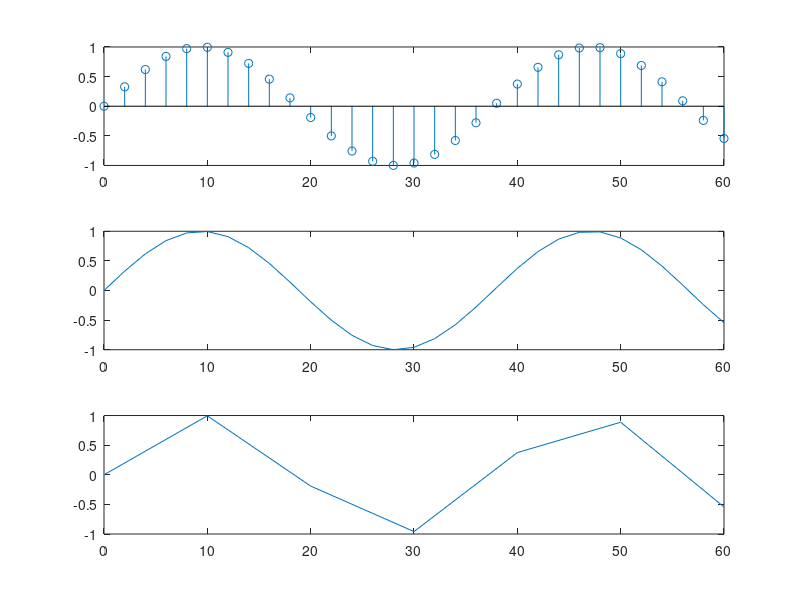

Here is the MATLAB script that generated this plot: (Note: this script raises an error after producing the figure.)
% 12110623 曹正阳
%lba1 for digital signal processing

%1.3.1
lab1p3p1_1 = @(t) sin(5*t).^2;
lab1p3p1_1 = integral(lab1p3p1_1,0,2*pi);
lab1p3p1_2 = @(t) exp(t);
lab1p3p1_2 = integral(lab1p3p1_2,0,1);
%1.3.2
n=0:2:60;
y=sin(n/6);
f=figure('Name','#1.3.2 12110623曹正阳');
subplot(3,1,1)
stem(n,y)

n1=0:2:60;
z=sin(n1/6);
subplot(3,1,2)
plot(n1,z)
n2=0:10:60;
w=sin(n2/6);
subplot(3,1,3)
plot(n2,w)

%1.3.3

fun1 = @(t) sin(5*t)^2;
fun2 = @(t) exp(t);

I = [];
N = [];
for resolution = 1:100
    %I is the integral of fun1, N is ***** of fun2
    I(end+1)=integ1(fun1,resolution,0,2*pi);
    N(end+1)=integ1(fun1,resolution,0,1);
    n=1:100;
end

g=figure('Name','# 1.3.3 12110623曹正阳');
subplot(2,1,1)
plot(n,I)
xlabel('howManyRectangles')
ylabel('sin(5*t)^2')
subplot(2,1,2)
plot(n,N)
xlabel('howManyRectangles')
ylabel('exp(t)')

% as for the reason why I(5)=I(10)=0, i guess its due to the periodicity of
% sin func, 5 and 10 just meet the periodicity of sin(5t), so some the area
% of retangle just offset each other

%1.5 SPECIAL FUNC

g = figure("Name","#1.5.1 12110623曹正阳");
subplot(2,1,1)
t1=-10*pi:0.2:10*pi;
plot(t1,sinc(t1))
xlabel('times')
ylabel('sinc(t)')

subplot(2,1,2)
t2=-2:1:2;
syms t
fplot(rectangularPulse(t), [-2,2])

g = figure("Name","#1.5.2_1 12110623曹正阳");
subplot(3,1,1)
n = -20:20;
for a=[0.8 1 1.5]
    fun = a.^n.*(heaviside(n)-heaviside(n-10));
    if a == 0.8
        subplot(3,1,1)
        stem(n,fun)
    elseif a ==  1
        subplot(3,1,2)
        stem(n,fun)
    elseif a == 1.5
        subplot(3,1,3)
        stem(n,fun)
    end
end

g = figure("Name","#1.5.2_2 12110623曹正阳");
n = -20:20;
for a=[0.8 1 1.5]
    fun = cos(0.25*pi.*n).*a.^n.*heaviside(n);
    if a == 0.8
        subplot(3,1,1)
        stem(n,fun)
    elseif a ==  1
        subplot(3,1,2)
        stem(n,fun)
    elseif a == 1.5
        subplot(3,1,3)
        stem(n,fun)
    end
end

%1.6 SAMPLING
g = figure("Name","#1.6 12110623曹正阳");
for T_s=[0.1 1/3 0.5 10/9]
    if T_s == 0.1
        n = 0:100;
        fun = sin(2*pi.*n*T_s);
        subplot(4,1,1)
        axis([0,100,-1,1])
        stem(n,fun)
    elseif T_s == 1/3
        n = 0:30;
        fun = sin(2*pi.*n*T_s);
        subplot(4,1,2)
        axis([0,30,-1,1])
        stem(n,fun)
    elseif T_s == 0.5
        n = 0:20;
        fun = sin(2*pi.*n*T_s);
        subplot(4,1,3)
        axis([0,20,-1,1])
        stem(n,fun)
    elseif T_s == 10/9
        n = 0:9;
        fun = sin(2*pi.*n*T_s);
        subplot(4,1,4)
        axis([0,9,-1,1])
        stem(n,fun)
    end
end


%1.7 Raaaaaaaanndom signal
g = figure("Name","#1.7_sig 12110623曹正阳");
rng(666,'twister');
sig1 = randn(1,1000); %default mean is 0 and variance is 1
subplot(2,1,1)
plot(-500:499,sig1)
rng(996,'twister');
sig2 = randn(1,1000)+0.2; %mean:0.2 var:1 
subplot(2,1,2)
plot(-500:499,sig2)


g = figure("Name","#1.7_ave 12110623曹正阳");
n = 2:1000;
ave1 = [];
for i = n
    temSig = sig1(1:i);
    ave1(end+1) = mean(temSig);
end
ave2 = [];
for i = n
    temSig = sig2(1:i);
    ave2(end+1) = mean(temSig);
end
plot(n,ave1)
hold on
plot(n,ave2)
hold off
legend('ave1','ave2')
%its obviously that different noise got diff mean value


function integral=integ1(FUNCTION,resolution,START,END)
    integral = 0;
    intervalLength = (END-START)/resolution;
    for t = START:intervalLength:END
        integral = integral+FUNCTION(t)*intervalLength;
    end
end




